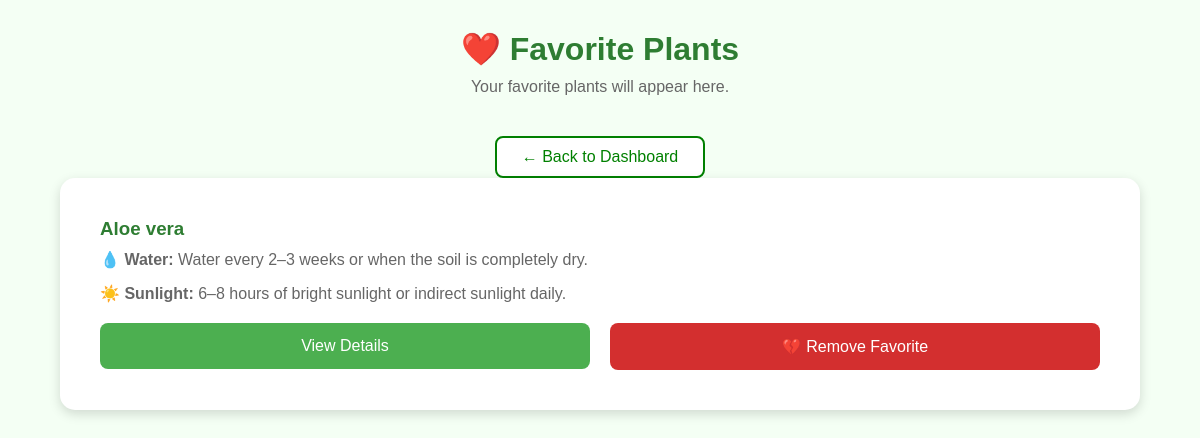
The page /favorite-plants/ (signed in) on the database its author committed.
### website/models.py (models this page shows, shortened)
class FavoritePlant(models.Model):
    user = models.ForeignKey(User, on_delete=models.CASCADE)
    plant = models.ForeignKey(Plant, on_delete=models.CASCADE)
    added_at = models.DateTimeField(auto_now_add=True)
    class Meta:
        unique_together = ("user", "plant")

class Plant(models.Model):
    name = models.CharField(max_length=100, unique=True)
    page = models.CharField(max_length=50, blank=True, null=True)
    watering = models.CharField(max_length=200)
    sunlight = models.CharField(max_length=200)
    soil = models.CharField(max_length=200)
    fertilizer = models.CharField(max_length=200)
    description = models.TextField()

### website/views.py (the view)
# urls.py: path("favorite-plants/", views.favorite_plants, name="favorite_plants"),
def favorite_plants(request):
    if "username" not in request.session:
        return redirect("login")
    user = User.objects.get(name=request.session["username"])
    favorite_plants = FavoritePlant.objects.filter(user=user)
    return render(request, "favorite_plants.html", {
        "favorite_plants": favorite_plants
    })

### website/templates/favorite_plants.html (shortened to what this page needs)
{% load static %}
<!DOCTYPE html>
<html lang="en">
<head>
    <link rel="stylesheet" href="{% static 'css/favorite_plants.css' %}">
</head>
<body>
    <div class="container">
        <h1>❤️ Favorite Plants</h1>
        <p class="subtitle">Your favorite plants will appear here.</p>
        <div class="dashboard-btn-container">
    <a href="{% url 'dashboard' %}" class="dashboard-btn">
         ← Back to Dashboard
    </a>
</div>
{% if favorite_plants %}
<div class="plant-container">
    {% for item in favorite_plants %}
    <div class="plant-card">
        <div class="plant-info">
            <h3>{{ item.plant.name }}</h3>
            <p><strong>💧 Water:</strong> {{ item.plant.watering }}</p>
<p><strong>☀️ Sunlight:</strong> {{ item.plant.sunlight }}</p>
            <div class="button-group">
    {% if item.plant.page %}
    <a href="{% url item.plant.page %}">
        <button>View Details</button>
    </a>
    {% endif %}
    <a href="{% url 'delete_favorite_plant' item.plant.id %}"
       onclick="return confirm('Are you sure you want to remove this plant from Favorites?')">
        <button class="remove-btn">💔 Remove Favorite</button>
    </a>
</div>
        </div>
    </div>
    {% endfor %}
</div>
{% else %}
<div class="empty-state">
    <div class="heart">🤍</div>
    <h2>No Favorite Plants Yet</h2>
    <p>Add your favorite plants to see them here.</p>
</div>
{% endif %}
        </div>
</body>
</html>

### website/static/css/favorite_plants.css (style rules this page uses)
* { margin:0; padding:0; box-sizing:border-box; font-family:Arial,sans-serif; }
body { background:#f4fff4; min-height:100vh; }
.container { width:90%; max-width:1200px; margin:auto; padding:30px 0; }
h1 { text-align:center; color:#2e7d32; margin-bottom:10px; }
.subtitle { text-align:center; color:#666; margin-bottom:40px; }
.plant-container { display:flex; flex-direction:column; gap:25px; }
.plant-card { background:#fff; border-radius:15px; padding:25px; box-shadow:0 4px 12px rgba(0,0,0,0.15); }
.plant-info { padding:15px; }
.plant-info h3 { color:#2e7d32; margin-bottom:10px; }
.plant-info p { color:#666; margin-bottom:15px; }
.remove-btn { width:100%; padding:10px; border:none; border-radius:8px; background:#d32f2f; color:white; font-size:16px; cursor:pointer; transition:0.3s; }
.button-group { display:flex; gap:20px; margin-top:20px; }
.button-group a { flex:1; }
.button-group button { width:100%; padding:14px; border:none; border-radius:8px; cursor:pointer; font-size:16px; }
.button-group a:first-child button { background:#4CAF50; color:white; }
.remove-btn { width:100%; background:#d32f2f; color:white; }
.dashboard-btn-container { text-align:center; margin-top:20px; }
.dashboard-btn { display:inline-block; padding:10px 25px; background:white; color:green; text-decoration:none; border-radius:8px; font-size:16px; border:2px solid green; }

### rows shown on the page
FavoritePlant: plant.name "Aloe vera", plant.watering "Water every 2–3 weeks or when the soil is completely dry.", plant.sunlight "6–8 hours of bright sunlight or indirect sunlight daily.", shows "View Details"
